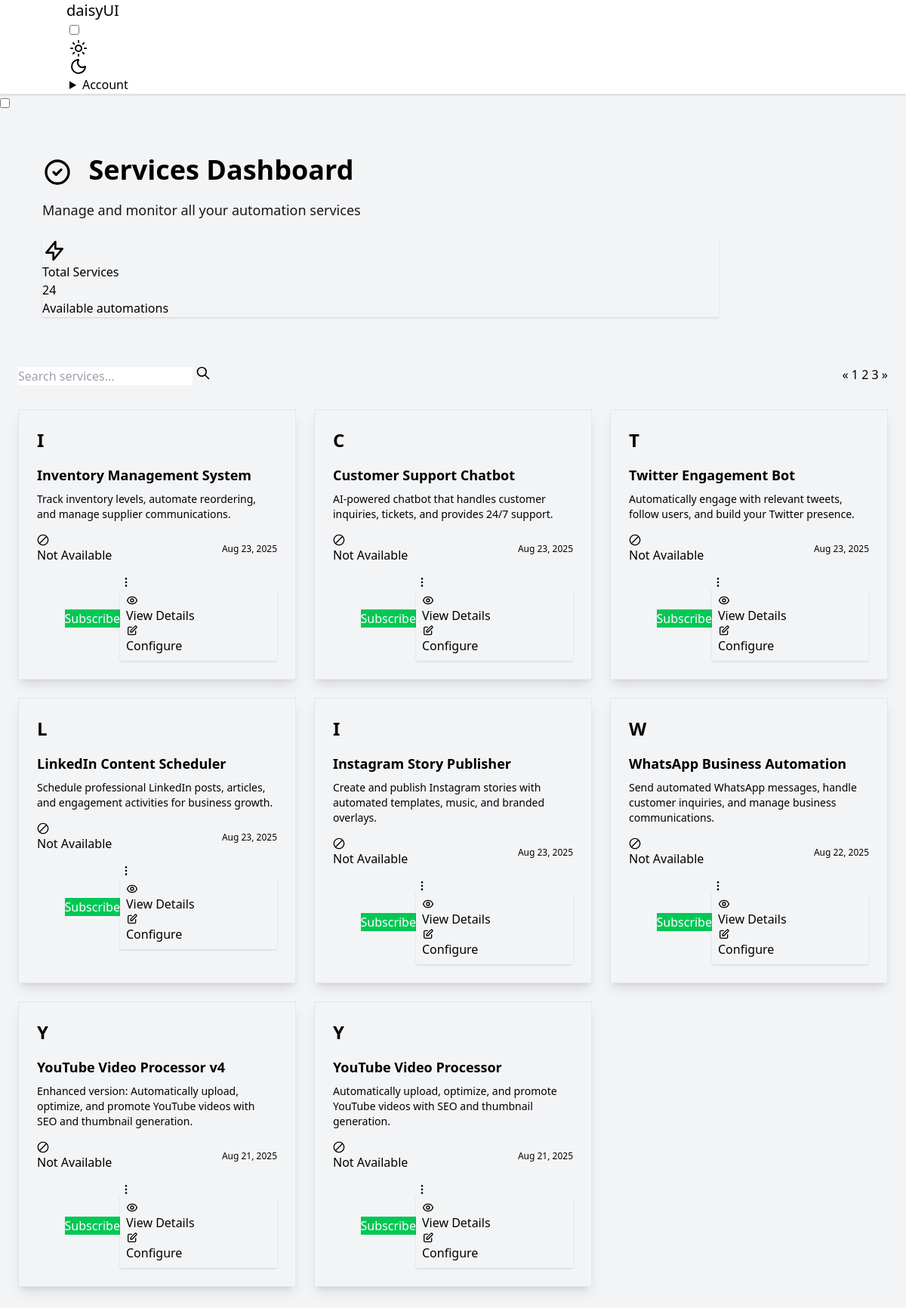
Screenshot of /dashboard/services?page=2 (signed in) with the database file from the repository.
### saas/models.py (models this page shows, shortened)
class Service(models.Model):
    name = models.CharField(max_length=255, unique=True)
    description = models.TextField(blank=True)
    active = models.BooleanField(default=False)
    icon = models.TextField(blank=True)
    workflow = models.JSONField(help_text="Store workflow configuration as JSON")
    config = models.JSONField(help_text="Store configuration as JSON")
    created_at = models.DateTimeField(auto_now_add=True)
    updated_at = models.DateTimeField(auto_now=True)

### ui/views.py (the view, shortened to what this page needs)
# urls.py: path('dashboard/services', views.DashboardServiceView.as_view(), name='dashboard_services'),
class DashboardServiceView(LoginRequiredMixin, View):
    login_url = "login"
    def get(self, request, *args, **kwargs):
        search_query = request.GET.get('search', '')
        services = saas_models.Service.objects.all().order_by('-created_at')
        if search_query:
            services = services.filter(
                Q(name__icontains=search_query) |
                Q(description__icontains=search_query)
            )
        subscriptions = saas_models.Subscription.objects.filter(
            user=request.user, service=OuterRef("pk")
        )
        services = services.annotate(subscribed=Exists(subscriptions))
        paginator = Paginator(services, 8)
        page_number = request.GET.get('page')
        page_obj = paginator.get_page(page_number)
        context = {
            'services': page_obj,
            'search_query': search_query,
            'total_services': services.count(),
        }
        return render(request, "pages/dashboard/services.html", context)

### saas/context_processors.py (called while the page is built)
def default_context(request):
    if request.path.startswith("/dashboard/"):
        services = models.Subscription.objects.select_related("service").filter(user=request.user, status=models.Status.CONFIRMED)
        return {
            "context_subscribed_services": services,
            "support_email": "support@anymate.com",
            "is_customer": request.user.is_authenticated and request.user.groups.filter(name="customer").exists(),
        }
    return {}

### templates/pages/dashboard/services.html (shortened to what this page needs)
{% extends "core/base_dashboard.html" %}
{% block outlet %}
    <div class="min-h-screen bg-base-100">
        <div class="bg-gradient-to-r from-primary to-secondary text-primary-content p-8 rounded-lg mb-8">
            <div class="max-w-4xl">
                <h1 class="text-4xl font-bold mb-4">
                    <svg class="inline w-10 h-10 mr-3" fill="none" stroke="currentColor" viewBox="0 0 24 24">
                        <path stroke-linecap="round" stroke-linejoin="round" stroke-width="2"
                              d="M9 12l2 2 4-4m6 2a9 9 0 11-18 0 9 9 0 0118 0z"></path>
                    </svg>
                    Services Dashboard
                </h1>
                <p class="text-lg opacity-90">Manage and monitor all your automation services</p>
                <div class="stats bg-base-100 shadow mt-6 text-base-content">
                    <div class="stat">
                        <div class="stat-figure text-primary">
                            <svg class="w-8 h-8" fill="none" stroke="currentColor" viewBox="0 0 24 24">
                                <path stroke-linecap="round" stroke-linejoin="round" stroke-width="2"
                                      d="M13 10V3L4 14h7v7l9-11h-7z"></path>
                            </svg>
                        </div>
                        <div class="stat-title">Total Services</div>
                        <div class="stat-value text-primary">{{ total_services }}</div>
                        <div class="stat-desc">Available automations</div>
                    </div>
                </div>
            </div>
        </div>
        <div class="flex flex-col md:flex-row gap-4 mb-8">
            <div class="flex-1">
                <form method="GET" class="form-control">
                    <div class="input-group">
                        <input
                                type="text"
                                name="search"
                                value="{{ search_query }}"
                                placeholder="Search services..."
                                class="input input-bordered flex-1"
                        />
                        <button type="submit" class="btn btn-primary">
                            <svg class="w-5 h-5" fill="none" stroke="currentColor" viewBox="0 0 24 24">
                                <path stroke-linecap="round" stroke-linejoin="round" stroke-width="2"
                                      d="M21 21l-6-6m2-5a7 7 0 11-14 0 7 7 0 0114 0z"></path>
                            </svg>
                        </button>
                    </div>
                </form>
            </div>
            {% if services.has_other_pages %}
                <div class="flex justify-center">
                    <div class="join">
                        {% if services.has_previous %}
                            <a href="?page=
                                    {{ services.previous_page_number }}{% if search_query %}&search={{ search_query }}{% endif %}"
                               class="join-item btn">«</a>
                        {% else %}
                            <button class="join-item btn btn-disabled">«</button>
                        {% endif %}
                        {% for num in services.paginator.page_range %}
                            {% if services.number == num %}
                                <button class="join-item btn btn-active">{{ num }}</button>
                            {% else %}
                                <a href="?page={{ num }}{% if search_query %}&search={{ search_query }}{% endif %}"
                                   class="join-item btn">{{ num }}</a>
                            {% endif %}
                        {% endfor %}
                        {% if services.has_next %}
                            <a href="?page=
                                    {{ services.next_page_number }}{% if search_query %}&search={{ search_query }}{% endif %}"
                               class="join-item btn">»</a>
                        {% else %}
                            <button class="join-item btn btn-disabled">»</button>
                        {% endif %}
                    </div>
                </div>
            {% endif %}
        </div>
        {% if services %}
            <div class="grid grid-cols-1 md:grid-cols-2 lg:grid-cols-3 xl:grid-cols-4 gap-6 mb-8">
                {% for service in services %}
                    <div class="card bg-base-200 shadow-lg hover:shadow-xl transition-all duration-300 border border-base-300 relative">
                        <div class="card-body p-6">
                            <div class="avatar placeholder mb-4">
                                <div class="bg-primary text-primary-content rounded-full w-16">
                                    <span class="text-2xl font-bold">{{ service.name|first|upper }}</span>
                                </div>
                            </div>
                            <h2 class="card-title text-lg font-bold mb-2 line-clamp-2">{{ service.name }}</h2>
                            <p class="text-base-content/70 text-sm mb-4 line-clamp-3">
                                {% if service.description %}
                                    {{ service.description }}
                                {% else %}
                                    No description available for this service.
                                {% endif %}
                            </p>
                            <div class="flex items-center justify-between mb-4">
                                {% if service.active %}
                                    <div class="badge badge-success">
                                        <svg class="size-[1em]" xmlns="http://www.w3.org/2000/svg" viewBox="0 0 24 24">
                                            <g fill="currentColor" stroke-linejoin="miter" stroke-linecap="butt">
                                                <circle cx="12" cy="12" r="10" fill="none" stroke="currentColor"
                                                        stroke-linecap="square" stroke-miterlimit="10"
                                                        stroke-width="2"></circle>
                                                <polyline points="7 13 10 16 17 8" fill="none" stroke="currentColor"
                                                          stroke-linecap="square" stroke-miterlimit="10"
                                                          stroke-width="2"></polyline>
                                            </g>
                                        </svg>
                                        Active
                                    </div>
                                {% else %}
                                    <div class="badge badge-error">
                                        Not Available
                                    </div>
                                {% endif %}
                                <div class="text-xs text-base-content/50">
                                    {{ service.created_at|date:"M d, Y" }}
                                </div>
                            </div>
                            <div class="card-actions flex justify-end items-center">
                                {% if is_customer and not service.subscribed %}
                                    <form method="POST" class="flex items-center justify-center">
                                        <button
                                                class="btn bg-[#03C755] text-white
                                                {% if not service.active %}btn-disabled{% endif %}">
                                            Subscribe
                                        </button>
                                    </form>
                                {% endif %}
                                <div class="dropdown dropdown-end">
                                    <label tabindex="0" class="btn btn-ghost btn-sm">
                                        <svg class="w-4 h-4" fill="none" stroke="currentColor" viewBox="0 0 24 24">
                                            <path stroke-linecap="round" stroke-linejoin="round" stroke-width="2"
                                                  d="M12 5v.01M12 12v.01M12 19v.01M12 6a1 1 0 110-2 1 1 0 010 2zm0 7a1 1 0 110-2 1 1 0 010 2zm0 7a1 1 0 110-2 1 1 0 010 2z"></path>
                                        </svg>
                                    </label>
                                    <ul tabindex="0"
                                        class="dropdown-content menu p-2 shadow bg-base-100 rounded-box w-52">
                                        <li><a href="#" class="text-info">
                                            View Details
                                        </a></li>
                                        <li><a href="#" class="text-warning">
                                            <svg class="w-4 h-4" fill="none" stroke="currentColor" viewBox="0 0 24 24">
                                                <path stroke-linecap="round" stroke-linejoin="round" stroke-width="2"
                                                      d="M11 5H6a2 2 0 00-2 2v11a2 2 0 002 2h11a2 2 0 002-2v-5m-1.414-9.414a2 2 0 112.828 2.828L11.828 15H9v-2.828l8.586-8.586z"></path>
                                            </svg>
                                            Configure
                                        </a></li>
                                    </ul>
                                </div>
                            </div>
                        </div>
                    </div>
                {% endfor %}
            </div>
        {% endif %}
    </div>
{% endblock %}

### templates/pages/dashboard/services.html (style rules this page uses)
.line-clamp-2 { display: -webkit-box; -webkit-line-clamp: 2; -webkit-box-orient: vertical; overflow: hidden; }
.line-clamp-3 { display: -webkit-box; -webkit-line-clamp: 3; -webkit-box-orient: vertical; overflow: hidden; }

### rows the page displays
Service: name|first "I", name "Inventory Management System", description "Track inventory levels, automate reordering, and manage supplier communications.", active False (drawn), created_at "Aug 23, 2025"
Service: name|first "C", name "Customer Support Chatbot", description "AI-powered chatbot that handles customer inquiries, tickets, and provides 24/7 support.", active False (drawn), created_at "Aug 23, 2025"
Service: name|first "T", name "Twitter Engagement Bot", description "Automatically engage with relevant tweets, follow users, and build your Twitter presence.", active False (drawn), created_at "Aug 23, 2025"
Service: name|first "L", name "LinkedIn Content Scheduler", description "Schedule professional LinkedIn posts, articles, and engagement activities for business growth.", active False (drawn), created_at "Aug 23, 2025"
Service: name|first "I", name "Instagram Story Publisher", description "Create and publish Instagram stories with automated templates, music, and branded overlays.", active False (drawn), created_at "Aug 23, 2025"
Service: name|first "W", name "WhatsApp Business Automation", description "Send automated WhatsApp messages, handle customer inquiries, and manage business communications.", active False (drawn), created_at "Aug 22, 2025"
Service: name|first "Y", name "YouTube Video Processor v4", description "Enhanced version: Automatically upload, optimize, and promote YouTube videos with SEO and thumbnail generation.", active False (drawn), created_at "Aug 21, 2025"
Service: name|first "Y", name "YouTube Video Processor", description "Automatically upload, optimize, and promote YouTube videos with SEO and thumbnail generation.", active False (drawn), created_at "Aug 21, 2025"

### other values shown
{{ total_services }} "24"
{{ num }} "1" "3"
{{ num }} "2"
